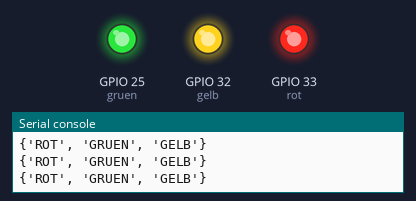
A program run on a simulated ESP32 board running MicroPython. Shown: output pins drawn as LEDs (lit = HIGH), the last lines printed to the serial console. Threads take turns every 2 ms. At 20.0 s the program stops and its outputs stay as they are.

Above: at 0.12 s.
At 0.87 s:
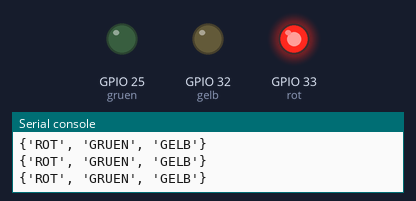
At 1.37 s:
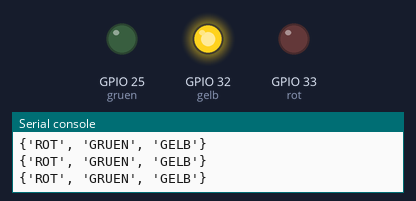
At 1.87 s:
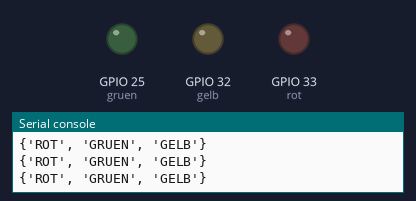
At 3.12 s:
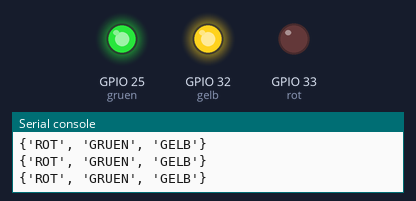
At 4.37 s:
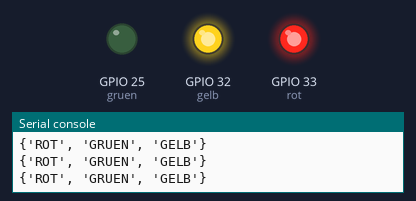
Timing chart, 0 to 4.7 s (numbered marks = the images above):
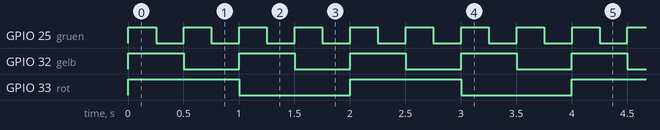

Measured:
- by itself, GPIO 25 (gruen): alternates HIGH for 0.25 s and LOW for 0.25 s, 20 changes in all, then stays LOW
- by itself, GPIO 32 (gelb): alternates HIGH for 0.50 s and LOW for 0.50 s, 20 changes in all, then stays LOW
- by itself, GPIO 33 (rot): alternates HIGH for 1.0 s and LOW for 1.0 s, 20 changes in all, then stays LOW

The program:

Blink6.py
```python
# Wann wird ein Thread beendet
# und welche Threads sind noch vorhanden?
# Verbesserte Version mit LOCK

from machine import Pin
import time
import _thread

rot = Pin(33, Pin.OUT)
gruen = Pin(25, Pin.OUT)
gelb = Pin(32, Pin.OUT)

anzahl = 10
thread_list = set() # Liste der aktiven Threads
lock = _thread.allocate_lock() # Semaphor (Signalgeber)

def blink(name, led, pause):
    # Hier startet der Thread
    lock.acquire()
    thread_list.add(name)
    lock.release()
    for i in range(anzahl):
        led.on()
        time.sleep(pause)
        led.off()
        time.sleep(pause)
    # Hier wird der Thread beendet
    lock.acquire()
    thread_list.discard(name)
    lock.release()

_thread.start_new_thread(blink,("ROT", rot, 1))
_thread.start_new_thread(blink,("GELB", gelb, 0.5))
_thread.start_new_thread(blink,("GRUEN", gruen, 0.25))

# warten bis der erste Thread gestartet ist
while not thread_list: pass

# aktive Threads ausgeben, bis keiner mehr vorhanden ist
while thread_list:
    print(thread_list)
    time.sleep(0.05)

print("Jetzt bin ich wirklich fertig!")
```
